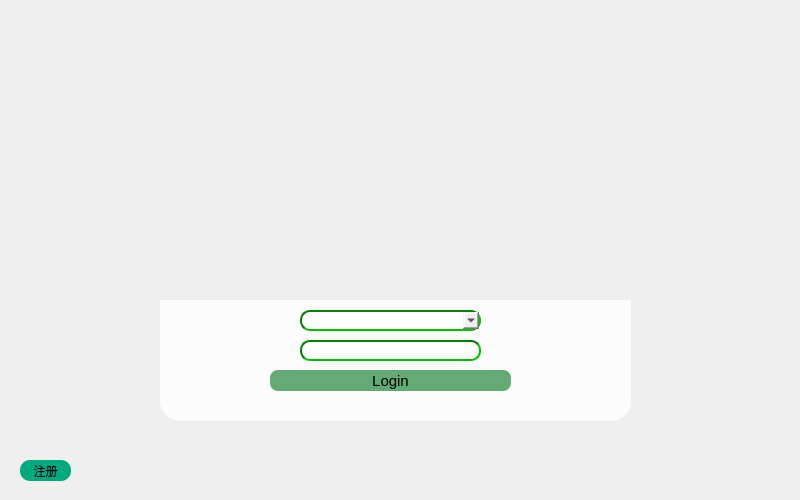
<?xml version="1.0" encoding="UTF-8"?>
<ui version="4.0">
 <class>Login</class>
 <widget class="QWidget" name="Login">
  <property name="geometry">
   <rect>
    <x>0</x>
    <y>0</y>
    <width>800</width>
    <height>500</height>
   </rect>
  </property>
  <property name="sizePolicy">
   <sizepolicy hsizetype="Preferred" vsizetype="Preferred">
    <horstretch>47</horstretch>
    <verstretch>0</verstretch>
   </sizepolicy>
  </property>
  <property name="minimumSize">
   <size>
    <width>800</width>
    <height>500</height>
   </size>
  </property>
  <property name="maximumSize">
   <size>
    <width>800</width>
    <height>500</height>
   </size>
  </property>
  <property name="windowTitle">
   <string>login</string>
  </property>
  <property name="styleSheet">
   <string notr="true">QWidget#Login{
	background-image: url(:/qrc/img.png);
}


</string>
  </property>
  <widget class="QLabel" name="label">
   <property name="geometry">
    <rect>
     <x>160</x>
     <y>40</y>
     <width>471</width>
     <height>261</height>
    </rect>
   </property>
   <property name="styleSheet">
    <string notr="true"/>
   </property>
   <property name="text">
    <string/>
   </property>
   <property name="pixmap">
    <pixmap resource="uiqrc.qrc">:/qrc/lib1.gif</pixmap>
   </property>
  </widget>
  <widget class="QToolButton" name="toolButton">
   <property name="geometry">
    <rect>
     <x>730</x>
     <y>10</y>
     <width>25</width>
     <height>25</height>
    </rect>
   </property>
   <property name="styleSheet">
    <string notr="true">QToolButton#toolButton
{   
   border:one;
   image: url(:/qrc/min.png);
}
QToolButton#toolButton:hover 
{   
    border:one;
	background-color: rgba(255, 255, 255,200);  
    border-radius: 5px;
}</string>
   </property>
   <property name="text">
    <string/>
   </property>
   <property name="iconSize">
    <size>
     <width>16</width>
     <height>16</height>
    </size>
   </property>
  </widget>
  <widget class="QToolButton" name="toolButton_2">
   <property name="geometry">
    <rect>
     <x>760</x>
     <y>10</y>
     <width>25</width>
     <height>25</height>
    </rect>
   </property>
   <property name="styleSheet">
    <string notr="true">QToolButton#toolButton_2{
    border:one;
	image: url(:/qrc/up.png);
}

QToolButton#toolButton_2:hover{	
    border:one;
    background-color: rgba(255, 255, 255,200);  
    border-radius: 5px;
}</string>
   </property>
   <property name="text">
    <string/>
   </property>
  </widget>
  <widget class="QToolButton" name="toolButton_4">
   <property name="geometry">
    <rect>
     <x>20</x>
     <y>460</y>
     <width>51</width>
     <height>21</height>
    </rect>
   </property>
   <property name="styleSheet">
    <string notr="true">QToolButton#toolButton_4{
     border:one;
     font-weiget:lighter;
     border-radius:10px;
     background-color:rgb(0, 170, 127)
}
QToolButton#toolButton_4:hover{
     border:one;
     background-color:rgba(0,170,127,200)
}</string>
   </property>
   <property name="text">
    <string>注册</string>
   </property>
  </widget>
  <widget class="QStackedWidget" name="stackedWidget">
   <property name="geometry">
    <rect>
     <x>160</x>
     <y>300</y>
     <width>471</width>
     <height>121</height>
    </rect>
   </property>
   <property name="styleSheet">
    <string notr="true">QStackedWidget{         
      background-color: rgba(255, 255, 255,200);
      border-bottom-left-radius:20px;
      border-bottom-right-radius:20px;   
}</string>
   </property>
   <property name="currentIndex">
    <number>0</number>
   </property>
   <widget class="QWidget" name="page">
    <property name="styleSheet">
     <string notr="true">#page{                             
      border-bottom-left-radius:20px;
      border-bottom-right-radius:20px;       
}</string>
    </property>
    <widget class="QToolButton" name="toolButton_8">
     <property name="geometry">
      <rect>
       <x>-50</x>
       <y>0</y>
       <width>24</width>
       <height>22</height>
      </rect>
     </property>
     <property name="styleSheet">
      <string notr="true">QToolButton#toolButton_5{
    border:one;
	image: url(:/qrc/Account.png);
}</string>
     </property>
     <property name="text">
      <string/>
     </property>
    </widget>
    <widget class="QToolButton" name="toolButton_9">
     <property name="geometry">
      <rect>
       <x>-50</x>
       <y>30</y>
       <width>24</width>
       <height>22</height>
      </rect>
     </property>
     <property name="styleSheet">
      <string notr="true">QToolButton#toolButton_6{	
    border:one;
	image: url(:/qrc/password .png);
}</string>
     </property>
     <property name="text">
      <string/>
     </property>
    </widget>
    <widget class="QToolButton" name="toolButton_3">
     <property name="geometry">
      <rect>
       <x>110</x>
       <y>70</y>
       <width>241</width>
       <height>21</height>
      </rect>
     </property>
     <property name="styleSheet">
      <string notr="true">QToolButton#toolButton_3{
    border:one;
    border-radius: 8px;			
	background-color: rgb(99, 170, 117);
     font-size :15px ; 
    font-weiget:lighter;       
}
QToolButton#toolButton_3:hover{
    border:one;
    border-radius: 8px;			
	background-color: rgba(99, 170, 117,200);
    font-size :15px ; 
    font-weiget:lighter;
}</string>
     </property>
     <property name="text">
      <string>Login</string>
     </property>
    </widget>
    <widget class="QToolButton" name="toolButton_5">
     <property name="geometry">
      <rect>
       <x>110</x>
       <y>10</y>
       <width>24</width>
       <height>22</height>
      </rect>
     </property>
     <property name="styleSheet">
      <string notr="true">QToolButton#toolButton_5{
    border:one;
	image: url(:/qrc/Account.png);
}</string>
     </property>
     <property name="text">
      <string/>
     </property>
    </widget>
    <widget class="QToolButton" name="toolButton_6">
     <property name="geometry">
      <rect>
       <x>110</x>
       <y>40</y>
       <width>24</width>
       <height>22</height>
      </rect>
     </property>
     <property name="styleSheet">
      <string notr="true">QToolButton#toolButton_6{	
    border:one;
	image: url(:/qrc/password .png);
}</string>
     </property>
     <property name="text">
      <string/>
     </property>
    </widget>
    <widget class="QComboBox" name="comboBox">
     <property name="geometry">
      <rect>
       <x>140</x>
       <y>10</y>
       <width>181</width>
       <height>21</height>
      </rect>
     </property>
     <property name="styleSheet">
      <string notr="true">QComboBox{
   border-radius: 10px;
   border : 2px inset green;
   padding-left: 20px;
}
QComboBox:hover,QComboBox:checked{
   border-radius: 10px;
   border : 2px inset red;
   padding-left: 20px;   
}
QComboBox::drop-down{   
	border-image: url(:/qrc/update.png);
}
QComboBox:drop-down:on{   	
	border-image: url(:/qrc/update1.png);
}
QComboBox QAbstractItemView{        
	   background-color: rgb(255, 255, 255);
       selection-background-color: rgb(85, 170, 0); 
	   outline: 0px;
}
QComboBox QAbstractItemView::item{
}
</string>
     </property>
    </widget>
    <widget class="QLineEdit" name="lineEdit_2">
     <property name="geometry">
      <rect>
       <x>140</x>
       <y>40</y>
       <width>181</width>
       <height>21</height>
      </rect>
     </property>
     <property name="styleSheet">
      <string notr="true">QLineEdit#lineEdit_2{
   border-radius: 10px;
   border : 2px inset green;
   padding-left: 20px;   
}
QLineEdit#lineEdit_2:hover,QLineEdit#lineEdit_2:checked{

   border : 2px inset red;
    
}</string>
     </property>
     <property name="echoMode">
      <enum>QLineEdit::Password</enum>
     </property>
    </widget>
   </widget>
   <widget class="QWidget" name="page_2">
    <property name="styleSheet">
     <string notr="true">#page_2{                               
      border-bottom-left-radius:20px;
      border-bottom-right-radius:20px;       
}</string>
    </property>
    <widget class="QLineEdit" name="lineEdit">
     <property name="geometry">
      <rect>
       <x>140</x>
       <y>10</y>
       <width>181</width>
       <height>21</height>
      </rect>
     </property>
     <property name="styleSheet">
      <string notr="true">QLineEdit#lineEdit{
   border-radius: 10px;
   border : 2px inset green;
   padding-left: 20px;   
}
QLineEdit#lineEdit:hover,QLineEdit#lineEdit_2:checked{
   border-radius: 10px;
   border : 2px inset red;
   padding-left: 20px;   
}</string>
     </property>
    </widget>
    <widget class="QLineEdit" name="lineEdit_3">
     <property name="geometry">
      <rect>
       <x>140</x>
       <y>40</y>
       <width>181</width>
       <height>21</height>
      </rect>
     </property>
     <property name="styleSheet">
      <string notr="true">QLineEdit#lineEdit_3{
   border-radius: 10px;
   border : 2px inset green;
   padding-left: 20px;   
}
QLineEdit#lineEdit_3:hover,QLineEdit#lineEdit_2:checked{
   border-radius: 10px;
   border : 2px inset red;
   padding-left: 20px;   
}</string>
     </property>
    </widget>
    <widget class="QToolButton" name="toolButton_7">
     <property name="geometry">
      <rect>
       <x>110</x>
       <y>10</y>
       <width>24</width>
       <height>22</height>
      </rect>
     </property>
     <property name="styleSheet">
      <string notr="true">QToolButton#toolButton_7{
    border:one;
	image: url(:/qrc/Account.png);
}</string>
     </property>
     <property name="text">
      <string/>
     </property>
    </widget>
    <widget class="QToolButton" name="toolButton_10">
     <property name="geometry">
      <rect>
       <x>110</x>
       <y>40</y>
       <width>24</width>
       <height>22</height>
      </rect>
     </property>
     <property name="styleSheet">
      <string notr="true">QToolButton#toolButton_10{	
    border:one;
	image: url(:/qrc/password .png);
}</string>
     </property>
     <property name="text">
      <string/>
     </property>
    </widget>
    <widget class="QToolButton" name="toolButton_11">
     <property name="geometry">
      <rect>
       <x>110</x>
       <y>70</y>
       <width>241</width>
       <height>21</height>
      </rect>
     </property>
     <property name="styleSheet">
      <string notr="true">QToolButton#toolButton_11{
    border:one;
    border-radius: 8px;			
	background-color: rgb(99, 170, 117);
     font-size :15px ; 
    font-weiget:lighter;       
}
QToolButton#toolButton_11:hover{
    border:one;
    border-radius: 8px;			
	background-color: rgba(99, 170, 117,200);
    font-size :15px ; 
    font-weiget:lighter;
}</string>
     </property>
     <property name="text">
      <string>Sign up</string>
     </property>
    </widget>
   </widget>
  </widget>
 </widget>
 <resources>
  <include location="uiqrc.qrc"/>
 </resources>
 <connections/>
</ui>
